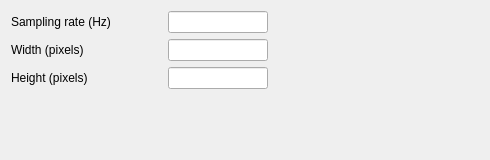
<?xml version="1.0" encoding="UTF-8"?>
<ui version="4.0" stdsetdef="1">
  <author></author>
  <comment></comment>
  <exportmacro></exportmacro>
  <class>VideoLayout</class>
  <widget class="QWidget" name="VideoLayout">
    <property name="geometry">
      <rect>
        <x>0</x>
        <y>0</y>
        <width>490</width>
        <height>160</height>
      </rect>
    </property>
    <property name="windowTitle">
      <string>Video</string>
    </property>
    <layout class="QGridLayout">
      <item row="0" column="0">
        <layout class="QGridLayout">
          <item row="2" column="0" rowspan="1" colspan="2">
            <widget class="QLabel" name="heightLabel">
              <property name="text">
                <string>Height (pixels)</string>
              </property>
              <property name="wordWrap">
                <bool>false</bool>
              </property>
            </widget>
          </item>
          <item row="0" column="2">
            <widget class="QLineEdit" name="samplingRateLineEdit">
              <property name="sizePolicy">
                <sizepolicy>
                  <hsizetype>0</hsizetype>
                  <vsizetype>0</vsizetype>
                  <horstretch>0</horstretch>
                  <verstretch>0</verstretch>
                </sizepolicy>
              </property>
              <property name="minimumSize">
                <size>
                  <width>100</width>
                  <height>0</height>
                </size>
              </property>
              <property name="maximumSize">
                <size>
                  <width>100</width>
                  <height>32767</height>
                </size>
              </property>
            </widget>
          </item>
          <item row="0" column="3">
            <spacer name="spacer4">
              <property name="sizeHint">
                <size>
                  <width>184</width>
                  <height>20</height>
                </size>
              </property>
              <property name="sizeType">
                <enum>QSizePolicy::Expanding</enum>
              </property>
              <property name="orientation">
                <enum>Qt::Horizontal</enum>
              </property>
            </spacer>
          </item>
          <item row="0" column="1">
            <spacer name="spacer4_2">
              <property name="sizeHint">
                <size>
                  <width>45</width>
                  <height>20</height>
                </size>
              </property>
              <property name="sizeType">
                <enum>QSizePolicy::Fixed</enum>
              </property>
              <property name="orientation">
                <enum>Qt::Horizontal</enum>
              </property>
            </spacer>
          </item>
          <item row="1" column="2">
            <widget class="QLineEdit" name="widthLineEdit">
              <property name="sizePolicy">
                <sizepolicy>
                  <hsizetype>0</hsizetype>
                  <vsizetype>0</vsizetype>
                  <horstretch>0</horstretch>
                  <verstretch>0</verstretch>
                </sizepolicy>
              </property>
              <property name="minimumSize">
                <size>
                  <width>100</width>
                  <height>0</height>
                </size>
              </property>
              <property name="maximumSize">
                <size>
                  <width>100</width>
                  <height>32767</height>
                </size>
              </property>
            </widget>
          </item>
          <item row="2" column="2">
            <widget class="QLineEdit" name="heightLineEdit">
              <property name="sizePolicy">
                <sizepolicy>
                  <hsizetype>0</hsizetype>
                  <vsizetype>0</vsizetype>
                  <horstretch>0</horstretch>
                  <verstretch>0</verstretch>
                </sizepolicy>
              </property>
              <property name="minimumSize">
                <size>
                  <width>100</width>
                  <height>0</height>
                </size>
              </property>
              <property name="maximumSize">
                <size>
                  <width>100</width>
                  <height>32767</height>
                </size>
              </property>
            </widget>
          </item>
          <item row="0" column="0">
            <widget class="QLabel" name="sampleRateLabel">
              <property name="text">
                <string>Sampling rate (Hz)</string>
              </property>
              <property name="wordWrap">
                <bool>false</bool>
              </property>
            </widget>
          </item>
          <item row="1" column="0" rowspan="1" colspan="2">
            <widget class="QLabel" name="widthLabel">
              <property name="text">
                <string>Width (pixels)</string>
              </property>
              <property name="wordWrap">
                <bool>false</bool>
              </property>
            </widget>
          </item>
        </layout>
      </item>
      <item row="1" column="0">
        <spacer name="spacer35">
          <property name="sizeHint">
            <size>
              <width>16</width>
              <height>49</height>
            </size>
          </property>
          <property name="sizeType">
            <enum>QSizePolicy::Expanding</enum>
          </property>
          <property name="orientation">
            <enum>Qt::Vertical</enum>
          </property>
        </spacer>
      </item>
    </layout>
  </widget>
  <layoutdefault spacing="6" margin="11"/>
</ui>
